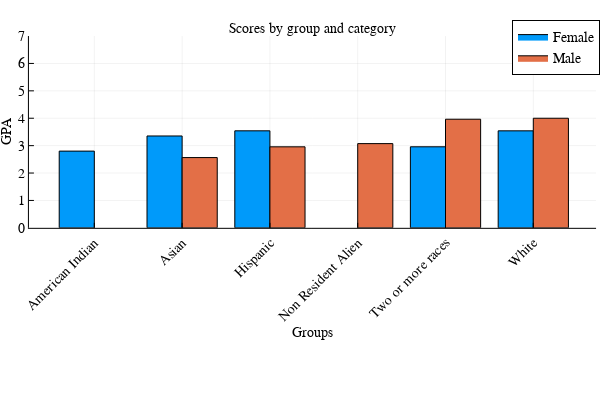

Here is the notebook cell this chart was saved with:
### Code cell
AA=a[7]
BB = AA[completecases(AA), :]

println("Distribution plot for:")
show(a[7][1][1])
groupedbar(BB.IPEDSEthnicity, BB.GPADegree, group = BB.Gender, xlabel = "Groups", ylabel = "GPA",
        title = "Scores by group and category",xrotation=45) 
ylims!((0,7))

### Figure 1 — Plotly figure (JSON) as saved in the notebook; plotly's stock layout.template omitted (floating-point values rounded to 4 significant figures)
{"data": [{"fill": "tozeroy", "fillcolor": "rgba(0, 154, 250, 1.000)", "hoverinfo": "none", "legendgroup": "Female", "line": {"color": "rgba(0, 0, 0, 1.000)", "dash": "solid", "width": 1}, "mode": "lines", "name": "Female", "showlegend": true, "type": "scatter", "x": [0.1, 0.1, 0.5, 0.5, 0.1, 0.1], "xaxis": "x1", "y": [2.8, 0, 0, 2.8, 2.8, 2.8], "yaxis": "y1"}, {"fill": "tozeroy", "fillcolor": "rgba(0, 154, 250, 1.000)", "hoverinfo": "none", "legendgroup": "Female", "line": {"color": "rgba(0, 0, 0, 1.000)", "dash": "solid", "width": 1}, "mode": "lines", "name": "Female", "showlegend": false, "type": "scatter", "x": [1.1, 1.1, 1.5, 1.5, 1.1, 1.1], "xaxis": "x1", "y": [3.353, 0, 0, 3.353, 3.353, 3.353], "yaxis": "y1"}, {"fill": "tozeroy", "fillcolor": "rgba(0, 154, 250, 1.000)", "hoverinfo": "none", "legendgroup": "Female", "line": {"color": "rgba(0, 0, 0, 1.000)", "dash": "solid", "width": 1}, "mode": "lines", "name": "Female", "showlegend": false, "type": "scatter", "x": [2.1, 2.1, 2.5, 2.5, 2.1, 2.1], "xaxis": "x1", "y": [3.541, 0, 0, 3.541, 3.541, 3.541], "yaxis": "y1"}, {"fill": "tozeroy", "fillcolor": "rgba(0, 154, 250, 1.000)", "hoverinfo": "none", "legendgroup": "Female", "line": {"color": "rgba(0, 0, 0, 1.000)", "dash": "solid", "width": 1}, "mode": "lines", "name": "Female", "showlegend": false, "type": "scatter", "x": [4.1, 4.1, 4.5, 4.5, 4.1, 4.1], "xaxis": "x1", "y": [2.958, 0, 0, 2.958, 2.958, 2.958], "yaxis": "y1"}, {"fill": "tozeroy", "fillcolor": "rgba(0, 154, 250, 1.000)", "hoverinfo": "none", "legendgroup": "Female", "line": {"color": "rgba(0, 0, 0, 1.000)", "dash": "solid", "width": 1}, "mode": "lines", "name": "Female", "showlegend": false, "type": "scatter", "x": [5.1, 5.1, 5.5, 5.5, 5.1, 5.1], "xaxis": "x1", "y": [3.54, 0, 0, 3.54, 3.54, 3.54], "yaxis": "y1"}, {"fill": "tozeroy", "fillcolor": "rgba(227, 111, 71, 1.000)", "hoverinfo": "none", "legendgroup": "Male", "line": {"color": "rgba(0, 0, 0, 1.000)", "dash": "solid", "width": 1}, "mode": "lines", "name": "Male", "showlegend": true, "type": "scatter", "x": [1.5, 1.5, 1.9, 1.9, 1.5, 1.5], "xaxis": "x1", "y": [2.565, 0, 0, 2.565, 2.565, 2.565], "yaxis": "y1"}, {"fill": "tozeroy", "fillcolor": "rgba(227, 111, 71, 1.000)", "hoverinfo": "none", "legendgroup": "Male", "line": {"color": "rgba(0, 0, 0, 1.000)", "dash": "solid", "width": 1}, "mode": "lines", "name": "Male", "showlegend": false, "type": "scatter", "x": [2.5, 2.5, 2.9, 2.9, 2.5, 2.5], "xaxis": "x1", "y": [2.957, 0, 0, 2.957, 2.957, 2.957], "yaxis": "y1"}, {"fill": "tozeroy", "fillcolor": "rgba(227, 111, 71, 1.000)", "hoverinfo": "none", "legendgroup": "Male", "line": {"color": "rgba(0, 0, 0, 1.000)", "dash": "solid", "width": 1}, "mode": "lines", "name": "Male", "showlegend": false, "type": "scatter", "x": [3.5, 3.5, 3.9, 3.9, 3.5, 3.5], "xaxis": "x1", "y": [3.074, 0, 0, 3.074, 3.074, 3.074], "yaxis": "y1"}, {"fill": "tozeroy", "fillcolor": "rgba(227, 111, 71, 1.000)", "hoverinfo": "none", "legendgroup": "Male", "line": {"color": "rgba(0, 0, 0, 1.000)", "dash": "solid", "width": 1}, "mode": "lines", "name": "Male", "showlegend": false, "type": "scatter", "x": [4.5, 4.5, 4.9, 4.9, 4.5, 4.5], "xaxis": "x1", "y": [3.964, 0, 0, 3.964, 3.964, 3.964], "yaxis": "y1"}, {"fill": "tozeroy", "fillcolor": "rgba(227, 111, 71, 1.000)", "hoverinfo": "none", "legendgroup": "Male", "line": {"color": "rgba(0, 0, 0, 1.000)", "dash": "solid", "width": 1}, "mode": "lines", "name": "Male", "showlegend": false, "type": "scatter", "x": [5.5, 5.5, 5.9, 5.9, 5.5, 5.5], "xaxis": "x1", "y": [4, 0, 0, 4, 4, 4], "yaxis": "y1"}], "layout": {"annotations": [{"font": {"color": "rgba(0, 0, 0, 1.000)", "family": "Aria", "size": 14}, "rotation": 0, "showarrow": false, "text": "Scores by group and category", "x": 0.5208, "xanchor": "center", "xref": "paper", "y": 1, "yanchor": "top", "yref": "paper"}], "height": 400, "legend": {"bgcolor": "rgba(255, 255, 255, 1.000)", "bordercolor": "rgba(0, 0, 0, 1.000)", "borderwidth": 1, "font": {"color": "rgba(0, 0, 0, 1.000)", "family": "Aria", "size": 14}, "tracegroupgap": 0, "traceorder": "normal", "x": 1, "xanchor": "auto", "y": 1, "yanchor": "auto"}, "margin": {"b": 20, "l": 0, "r": 0, "t": 20}, "paper_bgcolor": "rgba(255, 255, 255, 1.000)", "plot_bgcolor": "rgba(255, 255, 255, 1.000)", "showlegend": true, "width": 600, "xaxis": {"anchor": "y1", "domain": [0.04823, 0.9934], "gridcolor": "rgba(0, 0, 0, 0.100)", "gridwidth": 0.5, "linecolor": "rgba(0, 0, 0, 1.000)", "mirror": false, "range": [-0.2448, 6.215], "showgrid": true, "showline": true, "showticklabels": true, "tickangle": -45, "tickcolor": "rgb(0, 0, 0)", "tickfont": {"color": "rgba(0, 0, 0, 1.000)", "family": "Aria", "size": 14}, "tickmode": "array", "ticks": "inside", "ticktext": ["American Indian", "Asian", "Hispanic", "Non Resident Alien", "Two or more races", "White"], "tickvals": [0.5, 1.5, 2.5, 3.5, 4.5, 5.5], "title": "Groups", "titlefont": {"color": "rgba(0, 0, 0, 1.000)", "family": "Aria", "size": 14}, "type": "-", "visible": true, "zeroline": false, "zerolinecolor": "rgba(0, 0, 0, 1.000)"}, "yaxis": {"anchor": "x1", "domain": [0.4227, 0.9554], "gridcolor": "rgba(0, 0, 0, 0.100)", "gridwidth": 0.5, "linecolor": "rgba(0, 0, 0, 1.000)", "mirror": false, "range": [0, 7], "showgrid": true, "showline": true, "showticklabels": true, "tickangle": 0, "tickcolor": "rgb(0, 0, 0)", "tickfont": {"color": "rgba(0, 0, 0, 1.000)", "family": "Aria", "size": 14}, "tickmode": "array", "ticks": "inside", "ticktext": ["0", "1", "2", "3", "4", "5", "6", "7"], "tickvals": [0, 1, 2, 3, 4, 5, 6, 7], "title": "GPA", "titlefont": {"color": "rgba(0, 0, 0, 1.000)", "family": "Aria", "size": 14}, "type": "-", "visible": true, "zeroline": false, "zerolinecolor": "rgba(0, 0, 0, 1.000)"}}}
